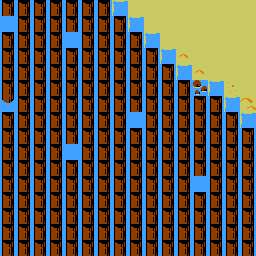

A 2D game scene composited from a Tiled map and its tileset images. What follows is a short description and the map's XML, with every tile layer's data as written:
An orthogonal 16x16 tile map with 16x16 px tiles, 1 tile layer (background), 2 tilesets and 4 objects (4x zone).

<map version="1.4" tiledversion="1.4.3" orientation="orthogonal" renderorder="right-down" width="16" height="16" tilewidth="16" tileheight="16" infinite="0" backgroundcolor="#000000" nextlayerid="3" nextobjectid="5">
 <properties>
  <property name="tileset" type="int" value="1" />
 </properties>
 <tileset firstgid="1" source="../pix/overworld_a_gbc.tsx" />
 <tileset firstgid="33" source="../pix/overworld_b_gbc.tsx" />
 <layer id="1" name="background" width="16" height="16">
  <data encoding="csv">
57,57,57,57,57,57,57,62,33,33,33,33,33,33,33,33,
59,57,57,57,57,57,57,57,62,33,33,33,33,33,33,33,
57,57,57,57,59,57,57,57,57,62,33,33,33,33,33,33,
57,57,57,57,57,57,57,57,57,57,62,36,33,33,33,33,
57,57,57,57,57,57,57,57,57,57,57,62,36,33,33,33,
57,57,57,57,57,57,57,57,57,57,57,57,60,62,35,33,
58,57,57,57,57,57,57,57,57,57,57,57,57,57,62,37,
57,57,57,57,57,57,57,57,59,57,57,57,57,57,57,62,
57,57,57,57,57,57,57,57,57,57,57,57,57,57,57,57,
57,57,57,57,59,57,57,57,57,57,57,57,57,57,57,57,
57,57,57,57,57,57,57,57,57,57,57,57,57,57,57,57,
57,57,57,57,57,57,57,57,57,57,57,57,59,57,57,57,
57,57,57,57,57,57,57,57,57,57,57,57,57,57,57,57,
57,57,57,57,57,57,57,57,57,57,57,57,57,57,57,57,
57,57,57,57,57,57,57,57,57,57,57,57,57,57,57,57,
57,57,57,57,57,57,57,57,57,57,57,57,57,57,57,57
</data>
 </layer>
 <objectgroup id="2" name="zones">
  <object id="1" name="zone 1" type="zone" x="0" y="0" width="128" height="128">
   <properties>
    <property name="id" type="int" value="0" />
   </properties>
  </object>
  <object id="2" name="zone 2" type="zone" x="128" y="0" width="128" height="128">
   <properties>
    <property name="id" type="int" value="0" />
   </properties>
  </object>
  <object id="3" name="zone 3" type="zone" x="0" y="128" width="128" height="128">
   <properties>
    <property name="id" type="int" value="0" />
   </properties>
  </object>
  <object id="4" name="zone 4" type="zone" x="128" y="128" width="128" height="128">
   <properties>
    <property name="id" type="int" value="0" />
   </properties>
  </object>
 </objectgroup>
</map>